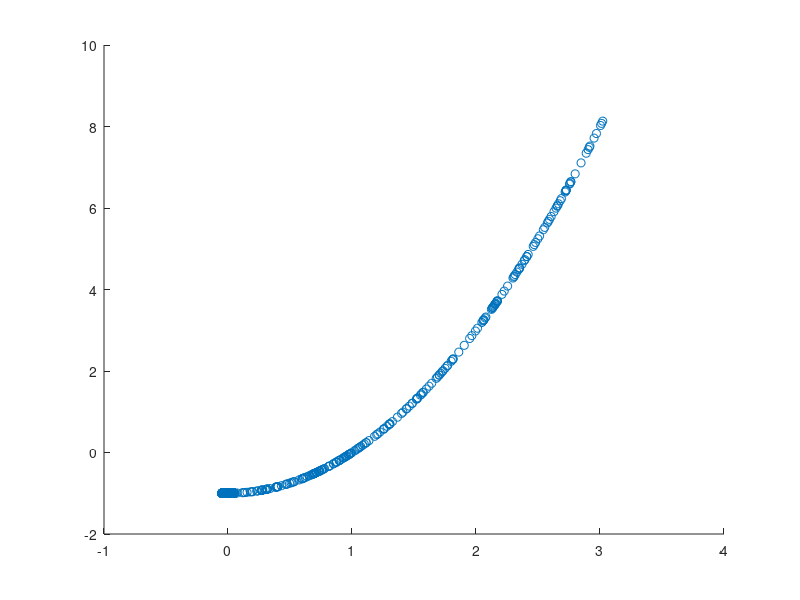

MATLAB code for this plot:
function m = q1c()
    step = 0.1;
    accuracy = 0.00001;
    
    rng('shuffle');

    ix = [];
    iy = [];
    i = 0;
    x = 0;
    nx = 3;
    while abs(nx - x) > accuracy
        x = nx;

        y = f(x);
        ny = y;
        while ny >= y
            nx = x + ((rand() - 0.5) * step);
            ny = f(nx);
            i = i + 1;
            ix(i) = nx;
            iy(i) = ny;
        end
    end
    m = f(x);

    disp(i);
    scatter(ix, iy)
end

function y = f(x)
    y = x^2 - 1;
end
